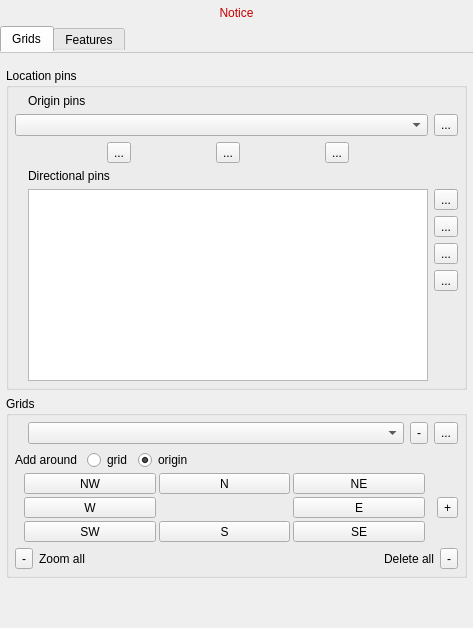
<?xml version="1.0" encoding="UTF-8"?>
<ui version="4.0">
 <class>MainWidget</class>
 <widget class="QWidget" name="MainWidget">
  <property name="geometry">
   <rect>
    <x>0</x>
    <y>0</y>
    <width>473</width>
    <height>628</height>
   </rect>
  </property>
  <property name="windowTitle">
   <string>Fossil Dig Tools</string>
  </property>
  <layout class="QVBoxLayout" name="verticalLayout">
   <property name="margin">
    <number>0</number>
   </property>
   <item>
    <widget class="QFrame" name="toolBarFrame">
     <property name="frameShape">
      <enum>QFrame::NoFrame</enum>
     </property>
     <property name="lineWidth">
      <number>0</number>
     </property>
     <layout class="QGridLayout" name="toolBarFrameLayout">
      <property name="margin">
       <number>0</number>
      </property>
      <property name="spacing">
       <number>0</number>
      </property>
     </layout>
    </widget>
   </item>
   <item>
    <widget class="QLabel" name="noticeLabel">
     <property name="styleSheet">
      <string notr="true">QLabel {color: rgb(199, 0, 0);}
</string>
     </property>
     <property name="text">
      <string>Notice</string>
     </property>
     <property name="alignment">
      <set>Qt::AlignCenter</set>
     </property>
    </widget>
   </item>
   <item>
    <widget class="QTabWidget" name="tabWidget">
     <property name="styleSheet">
      <string notr="true">QTabWidget::pane {
  border-top: 1px inset #C2C7CB;
  position: absolute;
  top: -0.5em;
  padding-top: 6px;}</string>
     </property>
     <property name="currentIndex">
      <number>0</number>
     </property>
     <property name="documentMode">
      <bool>false</bool>
     </property>
     <widget class="QWidget" name="gridsTab">
      <attribute name="icon">
       <iconset resource="resources.qrc">
        <normaloff>:/plugins/fossildigtools/icons/grid.svg</normaloff>:/plugins/fossildigtools/icons/grid.svg</iconset>
      </attribute>
      <attribute name="title">
       <string>Grids</string>
      </attribute>
      <layout class="QVBoxLayout" name="verticalLayout_4">
       <property name="leftMargin">
        <number>0</number>
       </property>
       <property name="topMargin">
        <number>3</number>
       </property>
       <property name="rightMargin">
        <number>0</number>
       </property>
       <property name="bottomMargin">
        <number>0</number>
       </property>
       <item>
        <widget class="QScrollArea" name="scrollArea">
         <property name="frameShape">
          <enum>QFrame::NoFrame</enum>
         </property>
         <property name="widgetResizable">
          <bool>true</bool>
         </property>
         <widget class="QWidget" name="scrollAreaWidgetContents">
          <property name="geometry">
           <rect>
            <x>0</x>
            <y>0</y>
            <width>473</width>
            <height>563</height>
           </rect>
          </property>
          <layout class="QVBoxLayout" name="verticalLayout_3">
           <property name="margin">
            <number>6</number>
           </property>
           <item>
            <widget class="QgsCollapsibleGroupBox" name="originsGrpBx">
             <property name="title">
              <string>Location pins</string>
             </property>
             <layout class="QVBoxLayout" name="verticalLayout_6">
              <property name="margin">
               <number>6</number>
              </property>
              <item>
               <layout class="QGridLayout" name="gridLayout_9">
                <property name="verticalSpacing">
                 <number>6</number>
                </property>
                <item row="0" column="0">
                 <widget class="QLabel" name="originPinIconLabel">
                  <property name="sizePolicy">
                   <sizepolicy hsizetype="Maximum" vsizetype="Preferred">
                    <horstretch>0</horstretch>
                    <verstretch>0</verstretch>
                   </sizepolicy>
                  </property>
                  <property name="text">
                   <string/>
                  </property>
                  <property name="pixmap">
                   <pixmap resource="resources.qrc">:/plugins/fossildigtools/icons/origin.svg</pixmap>
                  </property>
                 </widget>
                </item>
                <item row="0" column="1" colspan="2">
                 <widget class="QLabel" name="originPinLabel">
                  <property name="text">
                   <string>Origin pins</string>
                  </property>
                 </widget>
                </item>
                <item row="1" column="0" colspan="2">
                 <widget class="QComboBox" name="originPinCmbBx">
                  <property name="sizePolicy">
                   <sizepolicy hsizetype="MinimumExpanding" vsizetype="Fixed">
                    <horstretch>0</horstretch>
                    <verstretch>0</verstretch>
                   </sizepolicy>
                  </property>
                 </widget>
                </item>
                <item row="2" column="1">
                 <widget class="QFrame" name="originEditFrame">
                  <layout class="QHBoxLayout" name="horizontalLayout">
                   <property name="margin">
                    <number>0</number>
                   </property>
                   <item>
                    <widget class="QToolButton" name="originPinEditBtn">
                     <property name="maximumSize">
                      <size>
                       <width>16777215</width>
                       <height>24</height>
                      </size>
                     </property>
                     <property name="toolTip">
                      <string>Edit origin pin</string>
                     </property>
                     <property name="text">
                      <string>...</string>
                     </property>
                     <property name="icon">
                      <iconset resource="resources.qrc">
                       <normaloff>:/plugins/fossildigtools/icons/edit.svg</normaloff>:/plugins/fossildigtools/icons/edit.svg</iconset>
                     </property>
                     <property name="iconSize">
                      <size>
                       <width>20</width>
                       <height>20</height>
                      </size>
                     </property>
                    </widget>
                   </item>
                   <item>
                    <widget class="QToolButton" name="originPinRemoveBtn">
                     <property name="maximumSize">
                      <size>
                       <width>16777215</width>
                       <height>24</height>
                      </size>
                     </property>
                     <property name="toolTip">
                      <string>Remove origin pin</string>
                     </property>
                     <property name="text">
                      <string>...</string>
                     </property>
                     <property name="icon">
                      <iconset resource="resources.qrc">
                       <normaloff>:/plugins/fossildigtools/icons/remove.svg</normaloff>:/plugins/fossildigtools/icons/remove.svg</iconset>
                     </property>
                     <property name="iconSize">
                      <size>
                       <width>20</width>
                       <height>20</height>
                      </size>
                     </property>
                    </widget>
                   </item>
                   <item>
                    <widget class="QToolButton" name="originPinGoToBtn">
                     <property name="maximumSize">
                      <size>
                       <width>16777215</width>
                       <height>24</height>
                      </size>
                     </property>
                     <property name="toolTip">
                      <string>Go to origin pin</string>
                     </property>
                     <property name="text">
                      <string>...</string>
                     </property>
                     <property name="icon">
                      <iconset resource="resources.qrc">
                       <normaloff>:/plugins/fossildigtools/icons/goto.svg</normaloff>:/plugins/fossildigtools/icons/goto.svg</iconset>
                     </property>
                     <property name="iconSize">
                      <size>
                       <width>20</width>
                       <height>20</height>
                      </size>
                     </property>
                    </widget>
                   </item>
                  </layout>
                 </widget>
                </item>
                <item row="1" column="2">
                 <widget class="QToolButton" name="originPinAddBtn">
                  <property name="maximumSize">
                   <size>
                    <width>16777215</width>
                    <height>24</height>
                   </size>
                  </property>
                  <property name="toolTip">
                   <string>Add origin pin</string>
                  </property>
                  <property name="text">
                   <string>...</string>
                  </property>
                  <property name="icon">
                   <iconset resource="resources.qrc">
                    <normaloff>:/plugins/fossildigtools/icons/add.svg</normaloff>:/plugins/fossildigtools/icons/add.svg</iconset>
                  </property>
                  <property name="iconSize">
                   <size>
                    <width>20</width>
                    <height>20</height>
                   </size>
                  </property>
                 </widget>
                </item>
                <item row="3" column="0" colspan="3">
                 <widget class="QFrame" name="directPinFrame">
                  <layout class="QGridLayout" name="gridLayout_6">
                   <property name="margin">
                    <number>0</number>
                   </property>
                   <item row="1" column="2" rowspan="2">
                    <widget class="QListWidget" name="directPinList">
                     <property name="editTriggers">
                      <set>QAbstractItemView::NoEditTriggers</set>
                     </property>
                     <property name="sortingEnabled">
                      <bool>true</bool>
                     </property>
                    </widget>
                   </item>
                   <item row="1" column="3">
                    <layout class="QVBoxLayout" name="verticalLayout_8">
                     <item>
                      <widget class="QToolButton" name="directPinAddBtn">
                       <property name="maximumSize">
                        <size>
                         <width>16777215</width>
                         <height>24</height>
                        </size>
                       </property>
                       <property name="toolTip">
                        <string>Add directional pin</string>
                       </property>
                       <property name="text">
                        <string>...</string>
                       </property>
                       <property name="icon">
                        <iconset resource="resources.qrc">
                         <normaloff>:/plugins/fossildigtools/icons/add.svg</normaloff>:/plugins/fossildigtools/icons/add.svg</iconset>
                       </property>
                       <property name="iconSize">
                        <size>
                         <width>20</width>
                         <height>20</height>
                        </size>
                       </property>
                      </widget>
                     </item>
                     <item>
                      <widget class="QFrame" name="directPinEditFrame">
                       <layout class="QVBoxLayout" name="verticalLayout_7">
                        <property name="margin">
                         <number>0</number>
                        </property>
                        <item>
                         <widget class="QToolButton" name="directPinEditBtn">
                          <property name="maximumSize">
                           <size>
                            <width>16777215</width>
                            <height>24</height>
                           </size>
                          </property>
                          <property name="toolTip">
                           <string>Edit directional pin</string>
                          </property>
                          <property name="text">
                           <string>...</string>
                          </property>
                          <property name="icon">
                           <iconset resource="resources.qrc">
                            <normaloff>:/plugins/fossildigtools/icons/edit.svg</normaloff>:/plugins/fossildigtools/icons/edit.svg</iconset>
                          </property>
                          <property name="iconSize">
                           <size>
                            <width>20</width>
                            <height>20</height>
                           </size>
                          </property>
                         </widget>
                        </item>
                        <item>
                         <widget class="QToolButton" name="directPinRemoveBtn">
                          <property name="maximumSize">
                           <size>
                            <width>16777215</width>
                            <height>24</height>
                           </size>
                          </property>
                          <property name="toolTip">
                           <string>Remove directional pin</string>
                          </property>
                          <property name="text">
                           <string>...</string>
                          </property>
                          <property name="icon">
                           <iconset resource="resources.qrc">
                            <normaloff>:/plugins/fossildigtools/icons/remove.svg</normaloff>:/plugins/fossildigtools/icons/remove.svg</iconset>
                          </property>
                          <property name="iconSize">
                           <size>
                            <width>20</width>
                            <height>20</height>
                           </size>
                          </property>
                         </widget>
                        </item>
                        <item>
                         <widget class="QToolButton" name="directPinGoToBtn">
                          <property name="maximumSize">
                           <size>
                            <width>16777215</width>
                            <height>24</height>
                           </size>
                          </property>
                          <property name="toolTip">
                           <string>Go to directional pin</string>
                          </property>
                          <property name="text">
                           <string>...</string>
                          </property>
                          <property name="icon">
                           <iconset resource="resources.qrc">
                            <normaloff>:/plugins/fossildigtools/icons/goto.svg</normaloff>:/plugins/fossildigtools/icons/goto.svg</iconset>
                          </property>
                          <property name="iconSize">
                           <size>
                            <width>20</width>
                            <height>20</height>
                           </size>
                          </property>
                         </widget>
                        </item>
                       </layout>
                      </widget>
                     </item>
                    </layout>
                   </item>
                   <item row="0" column="0">
                    <widget class="QLabel" name="directPinIconLabel">
                     <property name="sizePolicy">
                      <sizepolicy hsizetype="Maximum" vsizetype="Preferred">
                       <horstretch>0</horstretch>
                       <verstretch>0</verstretch>
                      </sizepolicy>
                     </property>
                     <property name="text">
                      <string/>
                     </property>
                     <property name="pixmap">
                      <pixmap resource="resources.qrc">:/plugins/fossildigtools/icons/directional.svg</pixmap>
                     </property>
                     <property name="alignment">
                      <set>Qt::AlignLeading|Qt::AlignLeft|Qt::AlignTop</set>
                     </property>
                    </widget>
                   </item>
                   <item row="0" column="2" colspan="2">
                    <widget class="QLabel" name="directPinLabel">
                     <property name="text">
                      <string>Directional pins</string>
                     </property>
                    </widget>
                   </item>
                  </layout>
                 </widget>
                </item>
               </layout>
              </item>
             </layout>
            </widget>
           </item>
           <item>
            <widget class="QgsCollapsibleGroupBox" name="gridsGrpBx">
             <property name="title">
              <string>Grids</string>
             </property>
             <layout class="QGridLayout" name="gridLayout_4">
              <property name="margin">
               <number>6</number>
              </property>
              <item row="4" column="0">
               <layout class="QHBoxLayout" name="horizontalLayout_3">
                <item>
                 <widget class="QToolButton" name="gridsZoomToAllBtn">
                  <property name="maximumSize">
                   <size>
                    <width>16777215</width>
                    <height>24</height>
                   </size>
                  </property>
                  <property name="toolTip">
                   <string>Zoom to all grids extent</string>
                  </property>
                  <property name="text">
                   <string>-</string>
                  </property>
                  <property name="icon">
                   <iconset resource="resources.qrc">
                    <normaloff>:/plugins/fossildigtools/icons/zoom-grids.svg</normaloff>:/plugins/fossildigtools/icons/zoom-grids.svg</iconset>
                  </property>
                  <property name="iconSize">
                   <size>
                    <width>20</width>
                    <height>20</height>
                   </size>
                  </property>
                 </widget>
                </item>
                <item>
                 <widget class="QLabel" name="label_2">
                  <property name="text">
                   <string>Zoom all</string>
                  </property>
                 </widget>
                </item>
                <item>
                 <widget class="QLabel" name="label">
                  <property name="text">
                   <string>Delete all</string>
                  </property>
                  <property name="alignment">
                   <set>Qt::AlignRight|Qt::AlignTrailing|Qt::AlignVCenter</set>
                  </property>
                 </widget>
                </item>
                <item>
                 <widget class="QToolButton" name="gridsRemoveAllBtn">
                  <property name="maximumSize">
                   <size>
                    <width>16777215</width>
                    <height>24</height>
                   </size>
                  </property>
                  <property name="toolTip">
                   <string>Remove all grids for current origin</string>
                  </property>
                  <property name="text">
                   <string>-</string>
                  </property>
                  <property name="icon">
                   <iconset resource="resources.qrc">
                    <normaloff>:/plugins/fossildigtools/icons/remove-all.svg</normaloff>:/plugins/fossildigtools/icons/remove-all.svg</iconset>
                  </property>
                  <property name="iconSize">
                   <size>
                    <width>20</width>
                    <height>20</height>
                   </size>
                  </property>
                 </widget>
                </item>
               </layout>
              </item>
              <item row="0" column="0">
               <layout class="QGridLayout" name="gridLayout_5">
                <property name="verticalSpacing">
                 <number>0</number>
                </property>
                <item row="0" column="1">
                 <widget class="QComboBox" name="gridsCmbBx"/>
                </item>
                <item row="0" column="0">
                 <widget class="QLabel" name="gridsIconLabel">
                  <property name="sizePolicy">
                   <sizepolicy hsizetype="Maximum" vsizetype="Preferred">
                    <horstretch>0</horstretch>
                    <verstretch>0</verstretch>
                   </sizepolicy>
                  </property>
                  <property name="text">
                   <string/>
                  </property>
                  <property name="pixmap">
                   <pixmap resource="resources.qrc">:/plugins/fossildigtools/icons/grid.svg</pixmap>
                  </property>
                 </widget>
                </item>
                <item row="0" column="3">
                 <widget class="QToolButton" name="gridsGoToBtn">
                  <property name="maximumSize">
                   <size>
                    <width>16777215</width>
                    <height>24</height>
                   </size>
                  </property>
                  <property name="toolTip">
                   <string>Go to grid</string>
                  </property>
                  <property name="text">
                   <string>...</string>
                  </property>
                  <property name="icon">
                   <iconset resource="resources.qrc">
                    <normaloff>:/plugins/fossildigtools/icons/goto.svg</normaloff>:/plugins/fossildigtools/icons/goto.svg</iconset>
                  </property>
                  <property name="iconSize">
                   <size>
                    <width>20</width>
                    <height>20</height>
                   </size>
                  </property>
                 </widget>
                </item>
                <item row="0" column="2">
                 <widget class="QToolButton" name="gridsRemoveBtn">
                  <property name="maximumSize">
                   <size>
                    <width>16777215</width>
                    <height>24</height>
                   </size>
                  </property>
                  <property name="toolTip">
                   <string>Remove grid</string>
                  </property>
                  <property name="text">
                   <string>-</string>
                  </property>
                  <property name="icon">
                   <iconset resource="resources.qrc">
                    <normaloff>:/plugins/fossildigtools/icons/remove.svg</normaloff>:/plugins/fossildigtools/icons/remove.svg</iconset>
                  </property>
                  <property name="iconSize">
                   <size>
                    <width>20</width>
                    <height>20</height>
                   </size>
                  </property>
                 </widget>
                </item>
               </layout>
              </item>
              <item row="3" column="0">
               <widget class="QFrame" name="gridFrame">
                <layout class="QGridLayout" name="gridLayout_3">
                 <property name="margin">
                  <number>0</number>
                 </property>
                 <property name="spacing">
                  <number>3</number>
                 </property>
                 <item row="3" column="3">
                  <widget class="QToolButton" name="addGridSEBtn">
                   <property name="sizePolicy">
                    <sizepolicy hsizetype="Minimum" vsizetype="Fixed">
                     <horstretch>0</horstretch>
                     <verstretch>0</verstretch>
                    </sizepolicy>
                   </property>
                   <property name="minimumSize">
                    <size>
                     <width>40</width>
                     <height>0</height>
                    </size>
                   </property>
                   <property name="text">
                    <string>SE</string>
                   </property>
                   <property name="checkable">
                    <bool>true</bool>
                   </property>
                   <attribute name="buttonGroup">
                    <string notr="true">addGridBtnGrp</string>
                   </attribute>
                  </widget>
                 </item>
                 <item row="3" column="2">
                  <widget class="QToolButton" name="addGridSBtn">
                   <property name="sizePolicy">
                    <sizepolicy hsizetype="Minimum" vsizetype="Fixed">
                     <horstretch>0</horstretch>
                     <verstretch>0</verstretch>
                    </sizepolicy>
                   </property>
                   <property name="minimumSize">
                    <size>
                     <width>40</width>
                     <height>0</height>
                    </size>
                   </property>
                   <property name="text">
                    <string>S</string>
                   </property>
                   <property name="checkable">
                    <bool>true</bool>
                   </property>
                   <attribute name="buttonGroup">
                    <string notr="true">addGridBtnGrp</string>
                   </attribute>
                  </widget>
                 </item>
                 <item row="3" column="1">
                  <widget class="QToolButton" name="addGridSWBtn">
                   <property name="sizePolicy">
                    <sizepolicy hsizetype="Minimum" vsizetype="Fixed">
                     <horstretch>0</horstretch>
                     <verstretch>0</verstretch>
                    </sizepolicy>
                   </property>
                   <property name="minimumSize">
                    <size>
                     <width>40</width>
                     <height>0</height>
                    </size>
                   </property>
                   <property name="text">
                    <string>SW</string>
                   </property>
                   <property name="checkable">
                    <bool>true</bool>
                   </property>
                   <attribute name="buttonGroup">
                    <string notr="true">addGridBtnGrp</string>
                   </attribute>
                  </widget>
                 </item>
                 <item row="1" column="3">
                  <widget class="QToolButton" name="addGridNEBtn">
                   <property name="sizePolicy">
                    <sizepolicy hsizetype="Minimum" vsizetype="Fixed">
                     <horstretch>0</horstretch>
                     <verstretch>0</verstretch>
                    </sizepolicy>
                   </property>
                   <property name="minimumSize">
                    <size>
                     <width>40</width>
                     <height>0</height>
                    </size>
                   </property>
                   <property name="text">
                    <string>NE</string>
                   </property>
                   <property name="checkable">
                    <bool>true</bool>
                   </property>
                   <attribute name="buttonGroup">
                    <string notr="true">addGridBtnGrp</string>
                   </attribute>
                  </widget>
                 </item>
                 <item row="1" column="2">
                  <widget class="QToolButton" name="addGridNBtn">
                   <property name="sizePolicy">
                    <sizepolicy hsizetype="Minimum" vsizetype="Fixed">
                     <horstretch>0</horstretch>
                     <verstretch>0</verstretch>
                    </sizepolicy>
                   </property>
                   <property name="minimumSize">
                    <size>
                     <width>40</width>
                     <height>0</height>
                    </size>
                   </property>
                   <property name="text">
                    <string>N</string>
                   </property>
                   <property name="checkable">
                    <bool>true</bool>
                   </property>
                   <attribute name="buttonGroup">
                    <string notr="true">addGridBtnGrp</string>
                   </attribute>
                  </widget>
                 </item>
                 <item row="2" column="4">
                  <spacer name="horizontalSpacer_3">
                   <property name="orientation">
                    <enum>Qt::Horizontal</enum>
                   </property>
                   <property name="sizeType">
                    <enum>QSizePolicy::Fixed</enum>
                   </property>
                   <property name="sizeHint" stdset="0">
                    <size>
                     <width>6</width>
                     <height>20</height>
                    </size>
                   </property>
                  </spacer>
                 </item>
                 <item row="2" column="5">
                  <widget class="QToolButton" name="gridsAddBtn">
                   <property name="maximumSize">
                    <size>
                     <width>16777215</width>
                     <height>24</height>
                    </size>
                   </property>
                   <property name="toolTip">
                    <string>Add grid(s)</string>
                   </property>
                   <property name="text">
                    <string notr="true">+</string>
                   </property>
                   <property name="icon">
                    <iconset resource="resources.qrc">
                     <normaloff>:/plugins/fossildigtools/icons/add.svg</normaloff>:/plugins/fossildigtools/icons/add.svg</iconset>
                   </property>
                   <property name="iconSize">
                    <size>
                     <width>20</width>
                     <height>20</height>
                    </size>
                   </property>
                  </widget>
                 </item>
                 <item row="2" column="2">
                  <widget class="QLabel" name="addGridIconLabel">
                   <property name="text">
                    <string/>
                   </property>
                   <property name="pixmap">
                    <pixmap resource="resources.qrc">:/plugins/fossildigtools/icons/origin.svg</pixmap>
                   </property>
                   <property name="alignment">
                    <set>Qt::AlignCenter</set>
                   </property>
                  </widget>
                 </item>
                 <item row="2" column="3">
                  <widget class="QToolButton" name="addGridEBtn">
                   <property name="sizePolicy">
                    <sizepolicy hsizetype="Minimum" vsizetype="Fixed">
                     <horstretch>0</horstretch>
                     <verstretch>0</verstretch>
                    </sizepolicy>
                   </property>
                   <property name="minimumSize">
                    <size>
                     <width>40</width>
                     <height>0</height>
                    </size>
                   </property>
                   <property name="text">
                    <string>E</string>
                   </property>
                   <property name="checkable">
                    <bool>true</bool>
                   </property>
                   <attribute name="buttonGroup">
                    <string notr="true">addGridBtnGrp</string>
                   </attribute>
                  </widget>
                 </item>
                 <item row="2" column="1">
                  <widget class="QToolButton" name="addGridWBtn">
                   <property name="sizePolicy">
                    <sizepolicy hsizetype="Minimum" vsizetype="Fixed">
                     <horstretch>0</horstretch>
                     <verstretch>0</verstretch>
                    </sizepolicy>
                   </property>
                   <property name="minimumSize">
                    <size>
                     <width>40</width>
                     <height>0</height>
                    </size>
                   </property>
                   <property name="text">
                    <string>W</string>
                   </property>
                   <property name="checkable">
                    <bool>true</bool>
                   </property>
                   <attribute name="buttonGroup">
                    <string notr="true">addGridBtnGrp</string>
                   </attribute>
                  </widget>
                 </item>
                 <item row="2" column="0">
                  <spacer name="horizontalSpacer">
                   <property name="orientation">
                    <enum>Qt::Horizontal</enum>
                   </property>
                   <property name="sizeType">
                    <enum>QSizePolicy::Fixed</enum>
                   </property>
                   <property name="sizeHint" stdset="0">
                    <size>
                     <width>6</width>
                     <height>20</height>
                    </size>
                   </property>
                  </spacer>
                 </item>
                 <item row="1" column="1">
                  <widget class="QToolButton" name="addGridNWBtn">
                   <property name="sizePolicy">
                    <sizepolicy hsizetype="Minimum" vsizetype="Fixed">
                     <horstretch>0</horstretch>
                     <verstretch>0</verstretch>
                    </sizepolicy>
                   </property>
                   <property name="minimumSize">
                    <size>
                     <width>40</width>
                     <height>0</height>
                    </size>
                   </property>
                   <property name="text">
                    <string>NW</string>
                   </property>
                   <property name="checkable">
                    <bool>true</bool>
                   </property>
                   <attribute name="buttonGroup">
                    <string notr="true">addGridBtnGrp</string>
                   </attribute>
                  </widget>
                 </item>
                 <item row="0" column="0" colspan="6">
                  <widget class="QFrame" name="addGridFrame">
                   <layout class="QHBoxLayout" name="horizontalLayout_2">
                    <property name="margin">
                     <number>0</number>
                    </property>
                    <item>
                     <widget class="QLabel" name="addGridLabel">
                      <property name="sizePolicy">
                       <sizepolicy hsizetype="Maximum" vsizetype="Preferred">
                        <horstretch>0</horstretch>
                        <verstretch>0</verstretch>
                       </sizepolicy>
                      </property>
                      <property name="text">
                       <string>Add around </string>
                      </property>
                     </widget>
                    </item>
                    <item>
                     <widget class="QRadioButton" name="addGridGridRadio">
                      <property name="sizePolicy">
                       <sizepolicy hsizetype="Maximum" vsizetype="Fixed">
                        <horstretch>0</horstretch>
                        <verstretch>0</verstretch>
                       </sizepolicy>
                      </property>
                      <property name="text">
                       <string>grid</string>
                      </property>
                      <attribute name="buttonGroup">
                       <string notr="true">addGridRadioGrp</string>
                      </attribute>
                     </widget>
                    </item>
                    <item>
                     <widget class="QRadioButton" name="addGridOriginRadio">
                      <property name="text">
                       <string>origin</string>
                      </property>
                      <property name="checked">
                       <bool>true</bool>
                      </property>
                      <attribute name="buttonGroup">
                       <string notr="true">addGridRadioGrp</string>
                      </attribute>
                     </widget>
                    </item>
                   </layout>
                  </widget>
                 </item>
                </layout>
               </widget>
              </item>
             </layout>
            </widget>
           </item>
           <item>
            <spacer name="verticalSpacer_3">
             <property name="orientation">
              <enum>Qt::Vertical</enum>
             </property>
             <property name="sizeHint" stdset="0">
              <size>
               <width>20</width>
               <height>0</height>
              </size>
             </property>
            </spacer>
           </item>
          </layout>
         </widget>
        </widget>
       </item>
      </layout>
     </widget>
     <widget class="QWidget" name="featuresTab">
      <attribute name="icon">
       <iconset resource="resources.qrc">
        <normaloff>:/plugins/fossildigtools/icons/bone.svg</normaloff>:/plugins/fossildigtools/icons/bone.svg</iconset>
      </attribute>
      <attribute name="title">
       <string>Features</string>
      </attribute>
      <layout class="QVBoxLayout" name="verticalLayout_2">
       <property name="leftMargin">
        <number>0</number>
       </property>
       <property name="topMargin">
        <number>3</number>
       </property>
       <property name="rightMargin">
        <number>0</number>
       </property>
       <property name="bottomMargin">
        <number>0</number>
       </property>
       <item>
        <widget class="QScrollArea" name="scrollArea_2">
         <property name="frameShape">
          <enum>QFrame::NoFrame</enum>
         </property>
         <property name="widgetResizable">
          <bool>true</bool>
         </property>
         <widget class="QWidget" name="scrollAreaWidgetContents_2">
          <property name="geometry">
           <rect>
            <x>0</x>
            <y>0</y>
            <width>473</width>
            <height>563</height>
           </rect>
          </property>
          <layout class="QVBoxLayout" name="verticalLayout_5">
           <property name="margin">
            <number>6</number>
           </property>
           <item>
            <widget class="QgsCollapsibleGroupBox" name="arrangeGrpBox">
             <property name="title">
              <string>Arrange</string>
             </property>
             <layout class="QGridLayout" name="gridLayout">
              <property name="margin">
               <number>6</number>
              </property>
              <item row="0" column="0">
               <widget class="QToolButton" name="arrangeRaiseBtn">
                <property name="toolTip">
                 <string>Move up</string>
                </property>
                <property name="text">
                 <string>...</string>
                </property>
                <property name="icon">
                 <iconset resource="resources.qrc">
                  <normaloff>:/plugins/fossildigtools/icons/arrange-raise.svg</normaloff>:/plugins/fossildigtools/icons/arrange-raise.svg</iconset>
                </property>
                <property name="iconSize">
                 <size>
                  <width>20</width>
                  <height>20</height>
                 </size>
                </property>
               </widget>
              </item>
              <item row="0" column="1">
               <widget class="QToolButton" name="arrangeLowerBtn">
                <property name="toolTip">
                 <string>Move down</string>
                </property>
                <property name="text">
                 <string>...</string>
                </property>
                <property name="icon">
                 <iconset resource="resources.qrc">
                  <normaloff>:/plugins/fossildigtools/icons/arrange-lower.svg</normaloff>:/plugins/fossildigtools/icons/arrange-lower.svg</iconset>
                </property>
                <property name="iconSize">
                 <size>
                  <width>20</width>
                  <height>20</height>
                 </size>
                </property>
               </widget>
              </item>
              <item row="0" column="2">
               <widget class="QToolButton" name="arrangeToTopBtn">
                <property name="toolTip">
                 <string>Move to top</string>
                </property>
                <property name="text">
                 <string>...</string>
                </property>
                <property name="icon">
                 <iconset resource="resources.qrc">
                  <normaloff>:/plugins/fossildigtools/icons/arrange-to-top.svg</normaloff>:/plugins/fossildigtools/icons/arrange-to-top.svg</iconset>
                </property>
                <property name="iconSize">
                 <size>
                  <width>20</width>
                  <height>20</height>
                 </size>
                </property>
               </widget>
              </item>
              <item row="0" column="3">
               <widget class="QToolButton" name="arrangeToBottomBtn">
                <property name="toolTip">
                 <string>Move to bottom</string>
                </property>
                <property name="text">
                 <string>...</string>
                </property>
                <property name="icon">
                 <iconset resource="resources.qrc">
                  <normaloff>:/plugins/fossildigtools/icons/arrange-to-bottom.svg</normaloff>:/plugins/fossildigtools/icons/arrange-to-bottom.svg</iconset>
                </property>
                <property name="iconSize">
                 <size>
                  <width>20</width>
                  <height>20</height>
                 </size>
                </property>
               </widget>
              </item>
             </layout>
            </widget>
           </item>
           <item>
            <widget class="QgsCollapsibleGroupBox" name="attributesGrpBox">
             <property name="title">
              <string>Atrributes</string>
             </property>
             <layout class="QGridLayout" name="gridLayout_2">
              <property name="margin">
               <number>6</number>
              </property>
              <item row="0" column="0">
               <widget class="QPushButton" name="attributesOpenFormBtn">
                <property name="text">
                 <string>Open attribute form</string>
                </property>
               </widget>
              </item>
             </layout>
            </widget>
           </item>
           <item>
            <spacer name="verticalSpacer">
             <property name="orientation">
              <enum>Qt::Vertical</enum>
             </property>
             <property name="sizeHint" stdset="0">
              <size>
               <width>20</width>
               <height>445</height>
              </size>
             </property>
            </spacer>
           </item>
          </layout>
         </widget>
        </widget>
       </item>
      </layout>
     </widget>
    </widget>
   </item>
  </layout>
 </widget>
 <customwidgets>
  <customwidget>
   <class>QgsCollapsibleGroupBox</class>
   <extends>QGroupBox</extends>
   <header>qgis.gui</header>
   <container>1</container>
  </customwidget>
 </customwidgets>
 <resources>
  <include location="resources.qrc"/>
 </resources>
 <connections/>
 <buttongroups>
  <buttongroup name="addGridBtnGrp">
   <property name="exclusive">
    <bool>false</bool>
   </property>
  </buttongroup>
  <buttongroup name="addGridRadioGrp"/>
 </buttongroups>
</ui>
